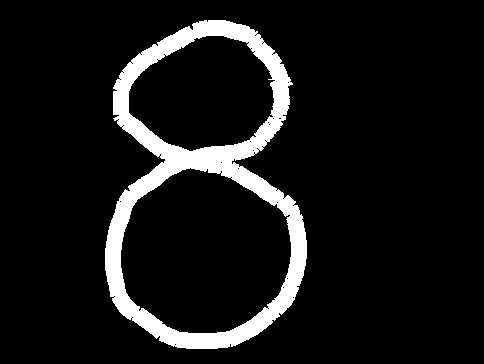
#> input picture BYUI/CS450 - Machine Learning and Data Mining/06 prove - Neural Networks/handwritten_number.png, 484 x 364 px, found by its file name
$ python prediction.py
#> lines starting #> are read from the running program, lines starting #| are printed output that depends on the picture; after the words box and inside, x2 and y2 are one past the last pixel; in counts of white or black regions, pixels touching at a corner belong together
"""
GUSTAVO HIDEO HIGA CORREA
CS 450
06 PROVE: NEURAL NETWORKS PART 1
PREDICTION
"""

import cv2

# LOADING NN ALGORITHM IF (AND ONLY IF) IT'S NOT LOADED YET
"""
if 'ran' in locals():
    pass
else:
    exec(open('C:/DataScience/IntoData/BYUI/CS450 - Machine Learning and Data Mining/06 prove - Neural Networks/nn.py').read())
"""


img = cv2.imread('C:/DataScience/IntoData/BYUI/CS450 - Machine Learning and Data Mining/06 prove - Neural Networks/handwritten_number.png', cv2.IMREAD_GRAYSCALE)
#> img: shape (364, 484); values 0 (black) and 160 (white), 9.1% white; 1 white region, box (x1, y1, x2, y2) and area: (105, 20, 307, 349) 16082
img = cv2.resize(img, (28,28))
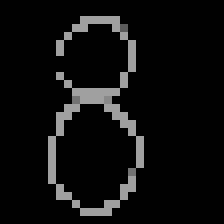
#> img: shape (28, 28) (shown 8 times larger); min 0, max 160, mean 14.1
#> (the run stopped early here; a loop or call above may not have finished)
